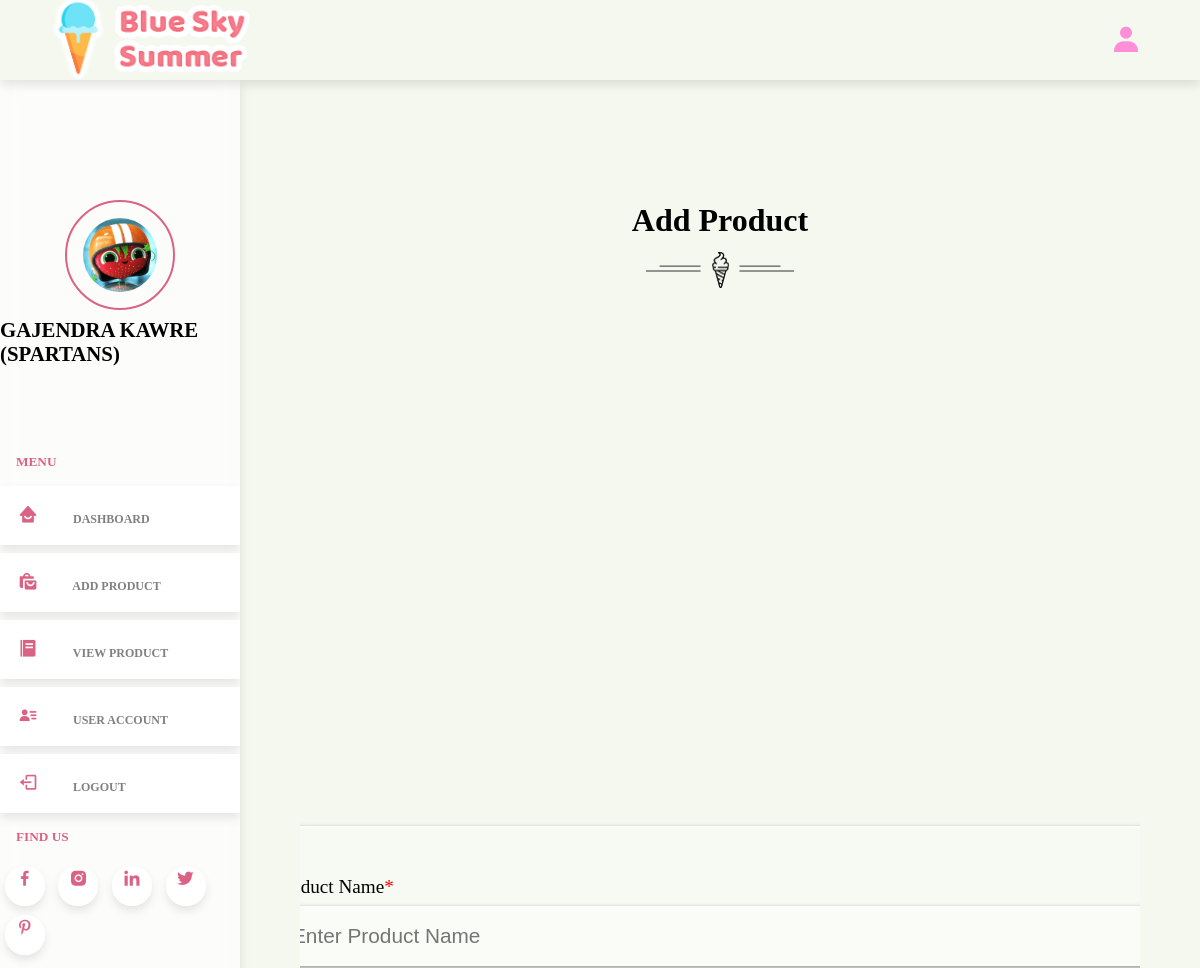
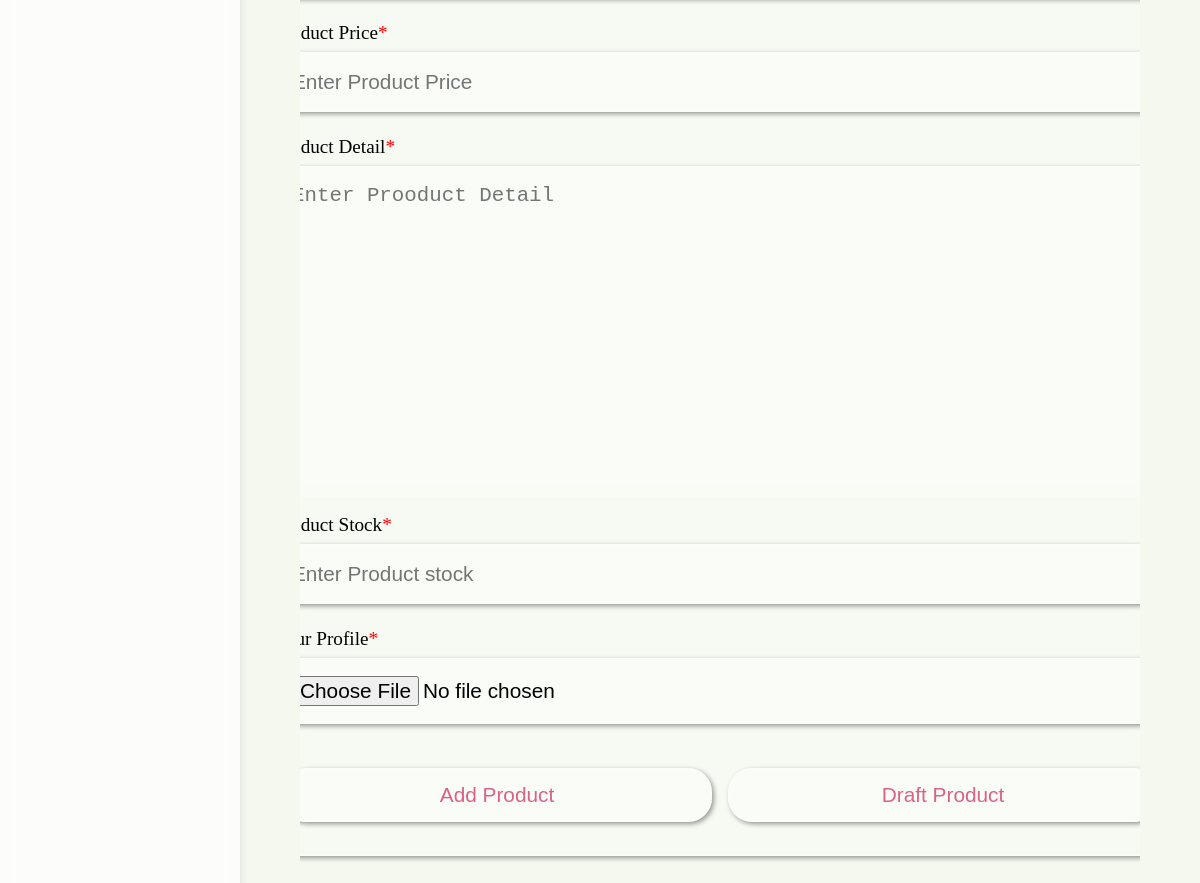
The page /admin_panel/add_product.php (signed in) on the database its author committed (2 pictures, top to bottom).
### tables this page shows
CREATE TABLE `sellers` (
  `id` varchar(20) NOT NULL,
  `name` varchar(50) NOT NULL,
  `email` varchar(50) NOT NULL,
  `password` varchar(50) NOT NULL,
  `image` varchar(100) NOT NULL
);

### admin_panel/add_product.php (the view, shortened to what this page needs)
<?php
    include '../components/connect.php';
    if(isset($_COOKIE['seller_id'])){
        $seller_id = $_COOKIE['seller_id'];
    }else{
        $seller_id = '';
        header('location:login.php');
    }
?>
<!DOCTYPE html>
<html lang="en">
<head>
    <link rel="stylesheet" type="text/css" href="../css/admin_styles.css">
    <link rel="stylesheet" href="https://unpkg.com/boxicons@2.1.4/css/boxicons.min.css">
</head>
<body>
       <div class="main-container">
       <header>
    <div class="logo">
        <img src="../image/logo.png" alt="logo" width="200">
    </div>
    <div class="right">
        <div class="bx bxs-user" id="user-btn"></div>
    </div>
        <?php
            $select_profile = $conn->prepare("SELECT * FROM `sellers` WHERE id = ?");
            $select_profile->execute([$seller_id]);
            if($select_profile->rowCount() > 0){
                $fetch_profile = $select_profile->fetch(PDO::FETCH_ASSOC);
            }
        ?>
</header>
<div class="sidebar-container">
    <div class="sidebar">
        <?php
            $select_profile = $conn->prepare("SELECT * FROM `sellers` WHERE id = ?");
            $select_profile->execute([$seller_id]);
            if($select_profile->rowCount() > 0){
                $fetch_profile = $select_profile->fetch(PDO::FETCH_ASSOC);
            }
        ?>
        <div class="profile">
            <img src="../uploaded_image/<?= $fetch_profile['image']; ?>" alt="profile-image" width="100" class="logo-img">
            <p><?= $fetch_profile['name']; ?></p>
        </div>
        <h5>Menu</h5>
        <div class="navbar">
            <ul>
                <li><a href="../admin_panel/dashboard.php"><i class="bx bxs-home-smile"></i> Dashboard</a></li>
                <li><a href="../admin_panel/add_product.php"><i class="bx bxs-shopping-bags"></i> Add Product</a></li>
                <li><a href="../admin_panel/view_product.php"><i class="bx bxs-food-menu"></i> View Product</a></li>
                <li><a href="../admin_panel/user_account.php"><i class="bx bxs-user-detail"></i> User Account</a></li>
                <li><a href="../components/admin_logout.php" onclick="return confirm('Logout from this website?');"><i class="bx bx-log-out"></i> Logout</a></li>
            </ul>
        </div>
        <h5>Find Us</h5>
        <div class="social-links">
            <i class="bx bxl-facebook"></i>
            <i class="bx bxl-instagram-alt"></i>
            <i class="bx bxl-linkedin"></i>
            <i class="bx bxl-twitter"></i>
            <i class="bx bxl-pinterest-alt"></i>
        </div>
    </div>
</div>
            <section class="post-editor">
                <div class="heading">
                    <h1>add product</h1>
                    <img src="../image/separator-img.png" alt="dash-image">
                </div>
                <div class="form-container">
                <form action="" method="post" enctype="multipart/form-data" class="register">
                    <div class="input-field">
                        <p>Product Name<span>*</span></p>
                        <input type="text" name="name" placeholder="Enter Product Name" maxlength="50" required class="box">
                    </div>
                    <div class="input-field">
                        <p>Product Price<span>*</span></p>
                        <input type="number" name="price" placeholder="Enter Product Price" maxlength="50" required class="box">
                    </div>
                    <div class="input-field">
                        <p>Product Detail<span>*</span></p>
                        <textarea name="description" required maxlength="1000" placeholder="Enter Prooduct Detail" class ="box" id=""></textarea>
                    </div>
                    <div class="input-field">
                        <p>Product stock<span>*</span></p>
                        <input type="number" name="stock" placeholder="Enter Product stock" maxlength="10" min="0"
                        max="9999999999" required class="box">
                    </div>
                    <div class="input-field">
                        <p>Your Profile<span>*</span></p>
                        <input type="file" name="image" accept="image/*" required class="box">
                    </div>
                    <br><br>
                    <div class="flex-btn">
                    <input type="submit" name="publish" value="add product" class="btn">
                    <input type="submit" name="draft" value="draft product" class="btn">
                    </div>
                </div>
            </section>
        </div>
</body>
</html>

### rows shown on the page
sellers: image (picture), name "GAJENDRA KAWRE (SPARTANS)"
